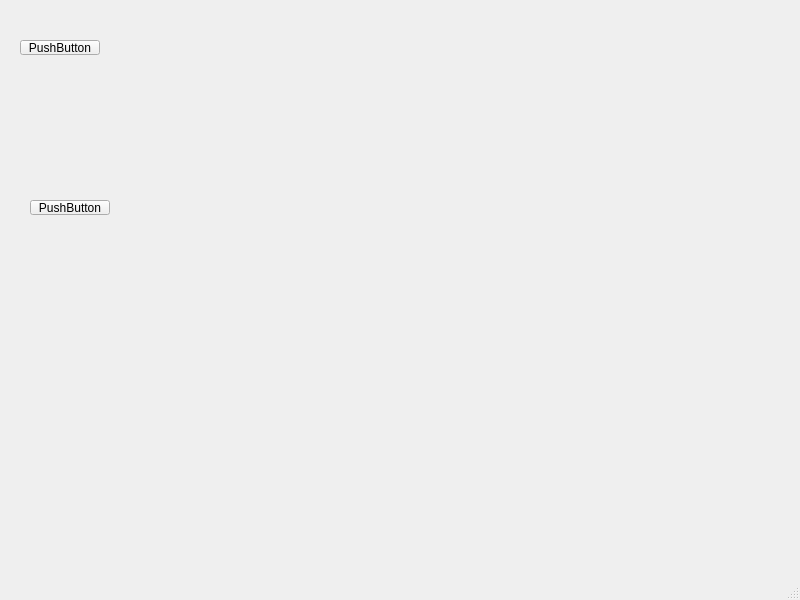
<?xml version="1.0" encoding="UTF-8"?>
<ui version="4.0">
 <class>MainWindow</class>
 <widget class="QMainWindow" name="MainWindow">
  <property name="geometry">
   <rect>
    <x>0</x>
    <y>0</y>
    <width>800</width>
    <height>600</height>
   </rect>
  </property>
  <property name="windowTitle">
   <string>MainWindow</string>
  </property>
  <widget class="QWidget" name="centralwidget">
   <widget class="QPushButton" name="Fortune_ptn">
    <property name="geometry">
     <rect>
      <x>20</x>
      <y>40</y>
      <width>80</width>
      <height>15</height>
     </rect>
    </property>
    <property name="text">
     <string>PushButton</string>
    </property>
   </widget>
   <widget class="QPushButton" name="quit_ptn">
    <property name="geometry">
     <rect>
      <x>30</x>
      <y>200</y>
      <width>80</width>
      <height>15</height>
     </rect>
    </property>
    <property name="text">
     <string>PushButton</string>
    </property>
   </widget>
  </widget>
  <widget class="QMenuBar" name="menubar">
   <property name="geometry">
    <rect>
     <x>0</x>
     <y>0</y>
     <width>800</width>
     <height>17</height>
    </rect>
   </property>
  </widget>
  <widget class="QStatusBar" name="statusbar"/>
 </widget>
 <resources/>
 <connections/>
</ui>
